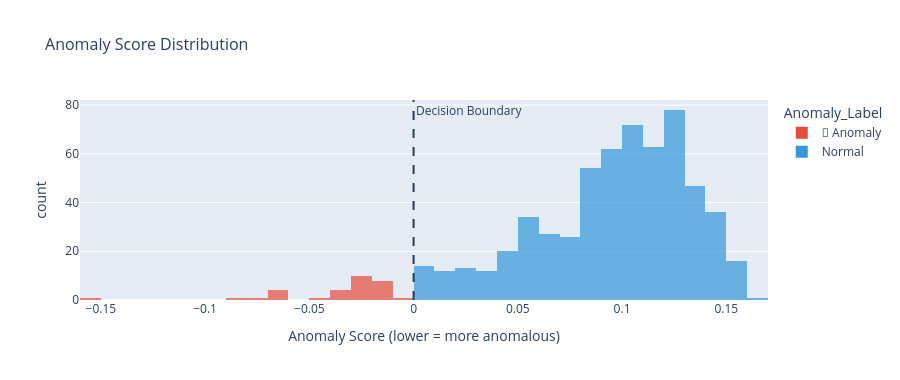

Source (notebook cell):
### Markdown cell above
#### Anomaly score distribution

### Code cell
fig_score = px.histogram(
    df,
    x      = 'Anomaly_Score',
    color  = 'Anomaly_Label',
    color_discrete_map = {
        'Normal'      : '#3498DB',
        '🚨 Anomaly' : '#E74C3C',
    },
    nbins  = 40,
    title  = 'Anomaly Score Distribution',
    labels = {'Anomaly_Score': 'Anomaly Score (lower = more anomalous)'},
    barmode = 'overlay',
    opacity = 0.7,
)
fig_score.add_vline(
    x = 0,
    line_dash  = 'dash',
    line_color = '#2C3E50',
    annotation_text = 'Decision Boundary',
)
fig_score.update_layout(height=380, title_font_size=16)
fig_score.show()

### Figure 1 — Plotly figure (JSON) as saved in the notebook; plotly's stock layout.template omitted (floating-point values rounded to 4 significant figures; data arrays with more than 128 entries replaced by an {"elided": "..."} marker saying what was removed)
{"data": [{"bingroup": "x", "hovertemplate": "Anomaly_Label=🚨 Anomaly<br>Anomaly Score (lower = more anomalous)=%{x}<br>count=%{y}<extra></extra>", "legendgroup": "🚨 Anomaly", "marker": {"color": "#E74C3C", "opacity": 0.7, "pattern": {"shape": ""}}, "name": "🚨 Anomaly", "nbinsx": 40, "orientation": "v", "showlegend": true, "type": "histogram", "x": [-0.1504, -0.01726, -0.02893, -0.02132, -0.02214, -0.02432, -0.08459, -0.02641, -0.02906, -0.04154, -0.01058, -0.0112, -0.06182, -0.01537, -0.02683, -0.03599, -0.02114, -0.06129, -0.01587, -0.03353, -0.06577, -0.00114, -0.06355, -0.03762, -0.07748, -0.01076, -0.01498, -0.02072, -0.03537, -0.01187, -0.02761], "xaxis": "x", "yaxis": "y"}, {"bingroup": "x", "hovertemplate": "Anomaly_Label=Normal<br>Anomaly Score (lower = more anomalous)=%{x}<br>count=%{y}<extra></extra>", "legendgroup": "Normal", "marker": {"color": "#3498DB", "opacity": 0.7, "pattern": {"shape": ""}}, "name": "Normal", "nbinsx": 40, "orientation": "v", "showlegend": true, "type": "histogram", "x": {"elided": "587 float values"}, "xaxis": "x", "yaxis": "y"}], "layout": {"annotations": [{"showarrow": false, "text": "Decision Boundary", "x": 0, "xanchor": "left", "xref": "x", "y": 1, "yanchor": "top", "yref": "y domain"}], "barmode": "overlay", "height": 380, "legend": {"title": {"text": "Anomaly_Label"}, "tracegroupgap": 0}, "shapes": [{"line": {"color": "#2C3E50", "dash": "dash"}, "type": "line", "x0": 0, "x1": 0, "xref": "x", "y0": 0, "y1": 1, "yref": "y domain"}], "title": {"font": {"size": 16}, "text": "Anomaly Score Distribution"}, "xaxis": {"anchor": "y", "domain": [0, 1], "title": {"text": "Anomaly Score (lower = more anomalous)"}}, "yaxis": {"anchor": "x", "domain": [0, 1], "title": {"text": "count"}}}}
